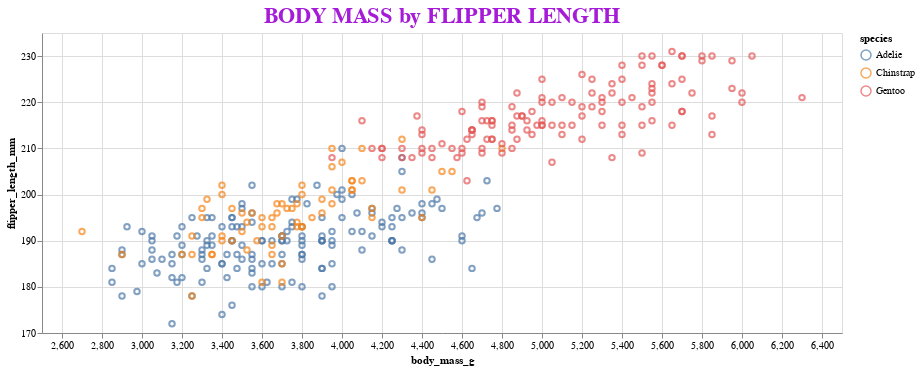

Notebook source saved alongside this figure:
### Markdown cell above
### How about the relationship between 'body_mass_g' & 'flipper_length_mm'?

### Code cell
# the 'empty' setting makes all text hidden before any mouseover occurs.
pointer = alt.selection_single(on='mouseover', nearest=True, empty='none')

base = alt.Chart(title="BODY MASS by FLIPPER LENGTH").encode(alt.X('body_mass_g', scale=alt.Scale(zero=False)),
                                                             alt.Y('flipper_length_mm', scale=alt.Scale(zero=False)))

chart = alt.layer(base.mark_point()
           .properties(selection=pointer, width=800, height=300)
           .encode(color='species'), base.mark_text(dx=8, dy=3, align='left')
           .encode(text=alt.condition(pointer, 'sex', alt.value(''))), data=penguins)

chart = chart.configure_title(fontSize=22,
                              font='Courier',
                              anchor='middle',
                              color='#A51BD8')

chart

### Figure 1 — Vega-Lite specification as saved in the notebook (floating-point values rounded to 4 significant figures; data arrays with more than 128 entries replaced by an {"elided": "..."} marker saying what was removed)
{"config": {"view": {"continuousWidth": 400, "continuousHeight": 300}, "title": {"anchor": "middle", "color": "#A51BD8", "font": "Courier", "fontSize": 22}}, "layer": [{"mark": "point", "encoding": {"color": {"field": "species", "type": "nominal"}, "x": {"field": "body_mass_g", "scale": {"zero": false}, "type": "quantitative"}, "y": {"field": "flipper_length_mm", "scale": {"zero": false}, "type": "quantitative"}}, "height": 300, "selection": {"selector002": {"type": "single", "on": "mouseover", "nearest": true, "empty": "none"}}, "title": "BODY MASS by FLIPPER LENGTH", "width": 800}, {"mark": {"type": "text", "align": "left", "dx": 8, "dy": 3}, "encoding": {"text": {"condition": {"field": "sex", "type": "nominal", "selection": "selector002"}, "value": ""}, "x": {"field": "body_mass_g", "scale": {"zero": false}, "type": "quantitative"}, "y": {"field": "flipper_length_mm", "scale": {"zero": false}, "type": "quantitative"}}, "title": "BODY MASS by FLIPPER LENGTH"}], "data": {"name": "data-6503fb4fbd21ca2400956d2086879525"}, "$schema": "https://vega.github.io/schema/vega-lite/v4.17.0.json", "datasets": {"data-6503fb4fbd21ca2400956d2086879525": {"elided": "344 records"}}}
